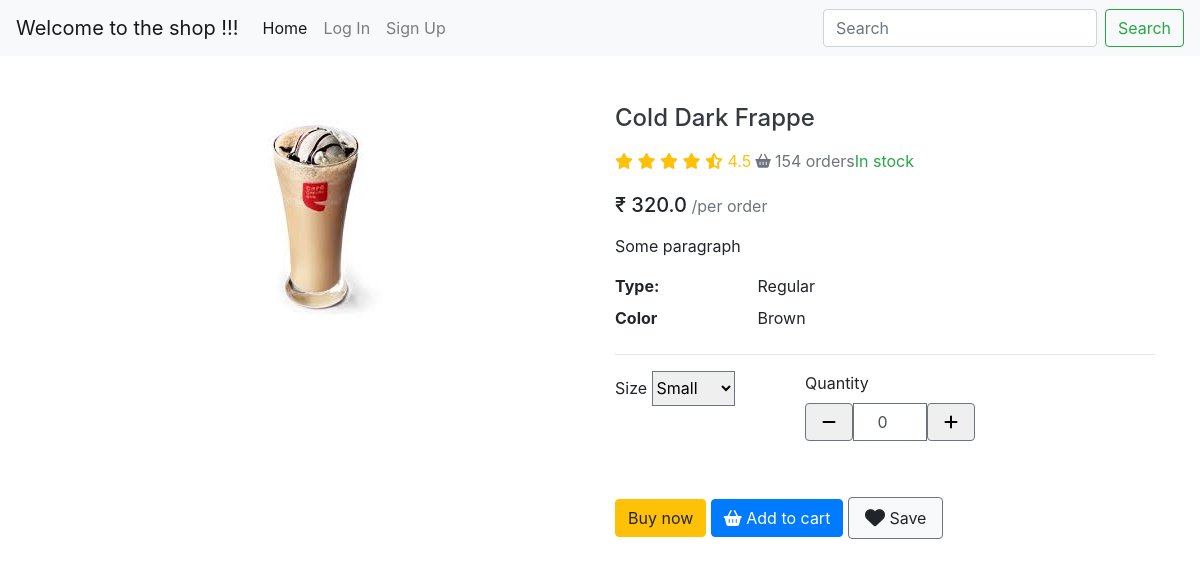
The app's page /coffee/3 with its own data.
### BrewHaven/models.py (models this page shows)
class Coffee(models.Model):
     name = models.CharField(max_length = 255)
     price = models.FloatField()
     quantity = models.IntegerField()
     img = models.ImageField(upload_to="coffees/", null=True)

### BrewHaven/views.py (the view)
# urls.py: path('coffee/<int:pk>', views.ProdDetails.as_view(), name="coffee_details" ),
class ProdDetails(DetailView):
    queryset = Coffee.objects.all()
    template_name = 'prod_details.html'
    def get_context_data(self, *args, **kwargs):
        context = super(ProdDetails, self).get_context_data(*args, **kwargs)
        return context

### BrewHaven/templates/prod_details.html (shortened to what this page needs)
{% extends 'base.html' %}
{% block content %}
<section class="py-5">
    <div class="container">
      <div class="row gx-5">
        <aside class="col-lg-6">
          <div class=" rounded-4 mb-3 d-flex justify-content-center">
            <a data-fslightbox="mygalley" class="rounded-4" target="_blank" data-type="image" href="/{{ coffee.img }}">
              <img style="max-width: 100%; max-height: 100vh; margin: auto;" class="rounded-4 fit" src="/{{ coffee.img }}" />
            </a>
          </div>
        </aside>
        <main class="col-lg-6">
          <div class="ps-lg-3">
            <h4 class="title text-dark">
                {{coffee.name}}
            </h4>
            <div class="d-flex flex-row my-3">
              <div class="text-warning mb-1 me-2">
                <i class="fa fa-star"></i>
                <i class="fa fa-star"></i>
                <i class="fa fa-star"></i>
                <i class="fa fa-star"></i>
                <i class="fas fa-star-half-alt"></i>
                <span class="ms-1">
                  4.5
                </span>
              </div>
              <span class="text-muted"><i class="fas fa-shopping-basket fa-sm mx-1"></i>154 orders</span>
              <span class="text-success ms-2">In stock</span>
            </div>
            <div class="mb-3">
              <span class="h5">&#8377; {{coffee.price}}</span>
              <span class="text-muted">/per order</span>
            </div>
            <p>
              Some paragraph
            </p>
            <div class="row">
              <dt class="col-3">Type:</dt>
              <dd class="col-9">Regular</dd>
              <dt class="col-3">Color</dt>
              <dd class="col-9">Brown</dd>
            </div>
            <hr />
            <div class="row mb-4">
              <div class="col-md-4 col-6">
                <label class="mb-2">Size</label>
                <select class="form-select border border-secondary" style="height: 35px;">
                  <option>Small</option>
                </select>
              </div>
              <div class="col-md-4 col-6 mb-3">
                <label class="mb-2 d-block">Quantity</label>
                <div class="input-group mb-3" style="width: 170px;">
                  <button class="btn btn-white border border-secondary px-3" type="button" id="button-addon1" data-mdb-ripple-color="dark">
                    <i class="fas fa-minus"></i>
                  </button>
                  <input id = "q_value" type="number" class="form-control text-center border border-secondary" value="0" aria-label="Example text with button addon" aria-describedby="button-addon1" />
                  <button class="btn btn-white border border-secondary px-3" type="button" id="button-addon2" data-mdb-ripple-color="dark">
                    <i class="fas fa-plus"></i>
                  </button>
                </div>
              </div>
            </div>
            <a href="#" class="btn btn-warning shadow-0"> Buy now </a>
            <a href="#" class="btn btn-primary shadow-0"> <i class="me-1 fa fa-shopping-basket"></i> Add to cart </a>
            <a href="#" class="btn btn-light border border-secondary py-2 icon-hover px-3"> <i class="me-1 fa fa-heart fa-lg"></i> Save </a>
          </div>
        </main>
      </div>
    </div>
  </section>
{% endblock %}

### records on screen
Coffee: img (picture), name "Cold Dark Frappe", price "320.0"
